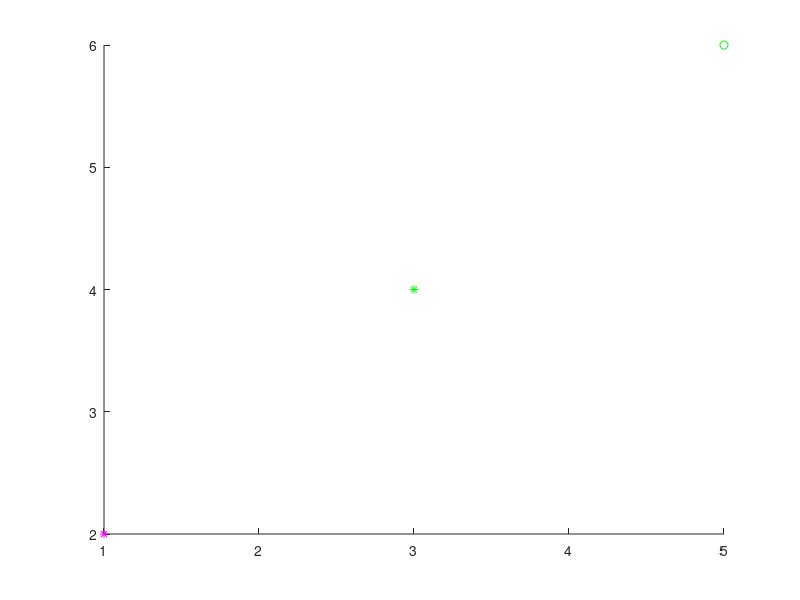

This chart was generated by the following MATLAB code:
u = [[1;2], [3;4], [5;6]]
v = [[7;8], [9;10], [11;12]]

x = u(:, 2)
y = u(:, 1)

x'*y

% hold on
% scatter(u(1,:), u(2,:), 'o')
% scatter(v(1,:), v(2,:), '*')

hold on
plot(u(1,1), u(2,1), 'm-*')
plot(u(1,2), u(2,2), 'g-*')
plot(u(1,3), u(2,3), 'g-o')
